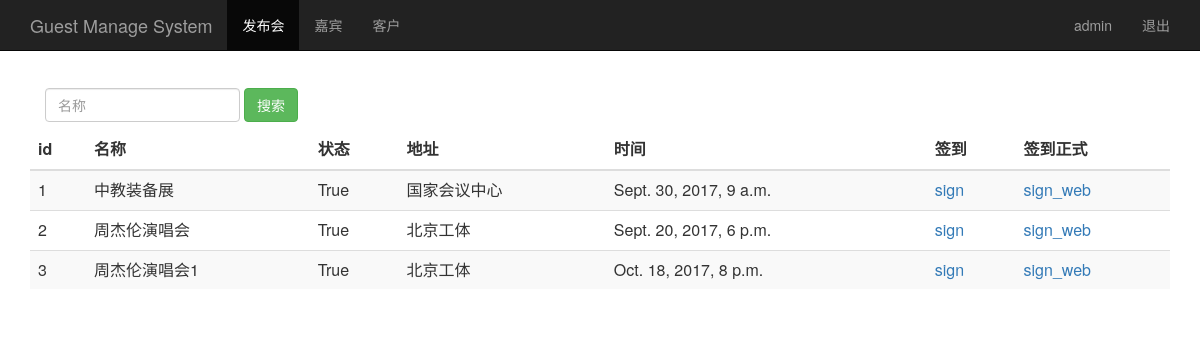
The page /event_manage/ (signed in) on the database its author committed.
### sign/models.py (models this page shows, shortened)
class Event(models.Model):
    name = models.CharField(max_length=100)  # 发布会标题
    limit = models.CharField(max_length=100)# 参加人数
    status = models.BooleanField()  # 状态
    address = models.CharField(max_length=200)  # 地址
    start_time = models.DateTimeField('events time')  # 发布会时间
    create_time = models.DateTimeField(auto_now=True)  # 创建时间（自动获取当前时间）

### sign/views.py (the view)
# urls.py: url(r'^event_manage/$',views.event_manage),
@login_required #装饰，必须经过登陆
def event_manage(request):
    event_list = Event.objects.all()
    username = request.session.get('username', '')
    return render(request, "event_manage.html", {"user": username,"events":event_list})

### sign/templates/event_manage.html (shortened to what this page needs)
<html lang="zh-CN">
  <head>
    {% load bootstrap3 %}
    {% bootstrap_css %}
  </head>
    <body role="docment">
    <nav class="navbar navbar-inverse navbar-fixed-top">
      <div class="container">
        <div class="navbar-header">
          <a class="navbar-brand" href="/event_manage/">Guest Manage System</a>
        </div>
        <div id="navbar" class="collapse navbar-collapse">
          <ul class="nav navbar-nav">
            <li class="active"><a href="#">发布会</a></li>
            <li><a href="/guest_manage/">嘉宾</a></li>
            <li><a href="/consumer_manage/">客户</a></li>
          </ul>
          <ul class="nav navbar-nav navbar-right">
           <li><a href="#">{{user}}</a></li>
           <li><a href="/logout/">退出</a></li>
         </ul>
        </div>
      </div>
    </nav>
    <div class="container theme-showcase" role="main">
      <div class="row" style="padding-top:80px;">
        <div id="navbar" class="navbar-collapse collapse">
          <form class="navbar-form" method="get" action="/search_name/">
            <div class="form-group">
              <input name="name" type="text" placeholder="名称" class="form-control">
            </div>
            <button type="submit" class="btn btn-success">搜索</button>
          </form>
        </div>
      </div>
      <div class="row">
        <div class="col-md-6">
          <table class="table table-striped">
            <thead>
              <tr>
                <th>id</th>
                <th>名称</th>
                <th>状态</th>
                <th>地址</th>
                <th >时间</th>
                <th>签到</th>
                <th>签到正式</th>
              </tr>
            </thead>
            <tbody>
              {% for event in events %}
                <tr>
                  <td>{{ event.id }}</td>
                  <td>{{ event.name }}</td>
                  <td>{{ event.status }}</td>
                  <td>{{ event.address }}</td>
                  <td>{{ event.start_time }}</td>
                  <td><a href="/sign_index/{{ event.id }}/"  target="{{ event.id }}_blank">sign</a></td>
                  <td><a href="/sign_index2/{{ event.id }}/"  target="{{ event.id }}_blank">sign_web</a></td>
                </tr>
             {% endfor %}
            </tbody>
          </table>
        </div>
      </div>
    </body>
</html>

### sign/templates/event_manage.html (style rules this page uses)
.col-md-6 { width:100%; }

### rows shown on the page
Event: id "1", name "中教装备展", status "True", address "国家会议中心", start_time "Sept. 30, 2017, 9 a.m."
Event: id "2", name "周杰伦演唱会", status "True", address "北京工体", start_time "Sept. 20, 2017, 6 p.m."
Event: id "3", name "周杰伦演唱会1", status "True", address "北京工体", start_time "Oct. 18, 2017, 8 p.m."

### other values the page prints
{{ user }} "admin"
